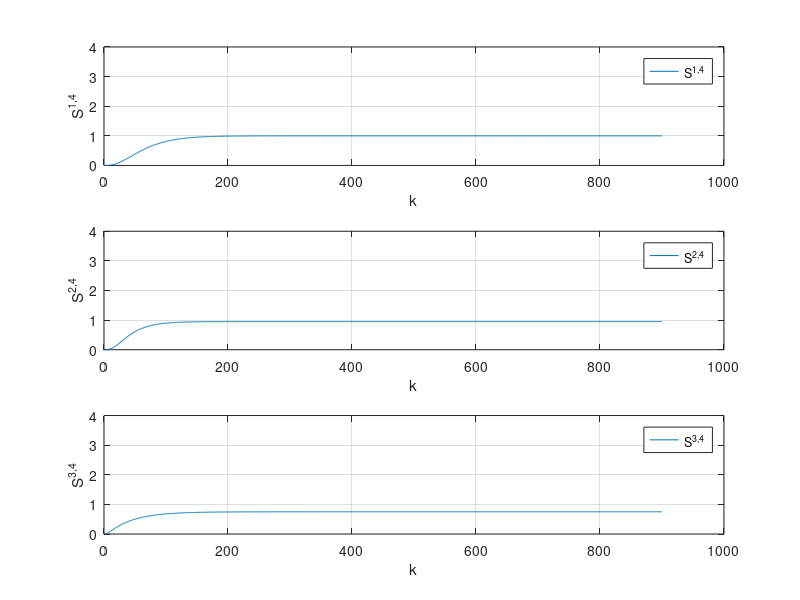

The MATLAB source for this figure: (Note: this script raises an error after producing the figure.)
addpath('../matlab2tikz-master/src/');
outputFile = '../Wykresy_tex/proj_zadanie2u4.tex';

y1 = dlmread('zad2_y1_u4.csv','\t');
y2 = dlmread('zad2_y2_u4.csv','\t');
y3 = dlmread('zad2_y3_u4.csv','\t');
%u1 = dlmread('zad1_u1.csv','\t');
%u2 = dlmread('zad1_u2.csv','\t');
%u3 = dlmread('zad1_u3.csv','\t');
%u4 = dlmread('zad1_u4.csv','\t');

%%z = dlmread('zad6_z_best_nie_licz_zakl.csv','\t');
%x = 1:length(x);

% figure(1);
% 
% 
% subplot(4,1, 1);
% plot(u1);
%  ylabel('u_1');
%  xlabel('k');
% grid on;
% 
% subplot(4,1, 2);
% plot(u2);
% ylabel('u_2');
%  xlabel('k');
% grid on;
% 
% subplot(4,1, 3);
% plot(u3);
% ylabel('u_3');
%  xlabel('k');
% grid on;
% 
% subplot(4,1, 4);
% plot(u4);
% ylabel('u_4');
%  xlabel('k');
% grid on;

figure(2);

title('y');

subplot(3,1, 1);
plot(y1);
ylabel('S^1^,^4');
xlabel('k');
legend('S^1^,^4', 'Location', 'NorthEast');
grid on;
ylim([0 4]);


subplot(3,1, 2);
plot(y2);
ylabel('S^2^,^4');
xlabel('k');
legend('S^2^,^4', 'Location', 'NorthEast');
grid on;
ylim([0 4]);

subplot(3,1, 3);

plot(y3);
legend('y3', 'Location', 'NorthEast');
ylabel('S^3^,^4');
xlabel('k');
legend('S^3^,^4', 'Location', 'NorthEast');
grid on;
ylim([0 4]);
%box on;

% subplot(,1, 2);
% hold on;
% %stairs(x,u);
% plot(x,u);
% plot(x,u1);
% plot(x,u2);
% plot(x,u3);
% plot(x,u4);
% xlim([min(x) max(x)]);
% %title('u');
% %xlabel('k');
% ylabel('u');
% legend('u', 'Location', 'NorthEast');
% grid on;
% box on;

% subplot(3,1, 3);
% hold on;
% stairs(x,z);
% xlim([min(x) max(x)]);
% %title('z');
% xlabel('k');
% ylabel('z');
% legend('z', 'Location', 'NorthEast');
% grid on;
% box on;

% dwie linijki poni�ej zapewniaj� poprawne ustawienie wykresu w pdf-ie
% oraz pozwalaj� nazwa� wykres pod spodem
%beforeFigure = [sprintf('\\begin{figure}[H] \n\\centering')];
%afterFigure = [sprintf('\\caption{%s}\n\\end{figure}', title)];

matlab2tikz(outputFile, ...
    'showInfo', false, ...
    'encoding', 'UTF-8');
%    'extraCode', beforeFigure, ...
%    'extraCodeAtEnd', afterFigure);
hold off;
%close(1)
